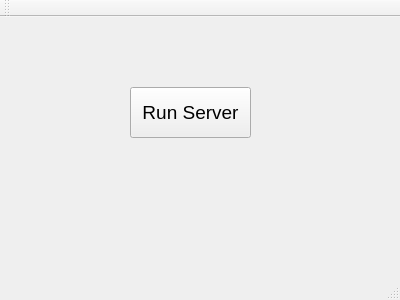
<?xml version="1.0" encoding="UTF-8"?>
<ui version="4.0">
 <class>MainWindow</class>
 <widget class="QMainWindow" name="MainWindow">
  <property name="geometry">
   <rect>
    <x>0</x>
    <y>0</y>
    <width>400</width>
    <height>300</height>
   </rect>
  </property>
  <property name="windowTitle">
   <string>MainWindow</string>
  </property>
  <widget class="QWidget" name="centralWidget">
   <widget class="QPushButton" name="pushButton_runserver">
    <property name="geometry">
     <rect>
      <x>130</x>
      <y>70</y>
      <width>121</width>
      <height>51</height>
     </rect>
    </property>
    <property name="font">
     <font>
      <pointsize>14</pointsize>
     </font>
    </property>
    <property name="text">
     <string>Run Server</string>
    </property>
   </widget>
   <widget class="QLabel" name="label_com">
    <property name="geometry">
     <rect>
      <x>10</x>
      <y>170</y>
      <width>391</width>
      <height>81</height>
     </rect>
    </property>
    <property name="font">
     <font>
      <pointsize>14</pointsize>
     </font>
    </property>
    <property name="text">
     <string/>
    </property>
   </widget>
  </widget>
  <widget class="QMenuBar" name="menuBar">
   <property name="geometry">
    <rect>
     <x>0</x>
     <y>0</y>
     <width>400</width>
     <height>20</height>
    </rect>
   </property>
  </widget>
  <widget class="QToolBar" name="mainToolBar">
   <attribute name="toolBarArea">
    <enum>TopToolBarArea</enum>
   </attribute>
   <attribute name="toolBarBreak">
    <bool>false</bool>
   </attribute>
  </widget>
  <widget class="QStatusBar" name="statusBar"/>
 </widget>
 <layoutdefault spacing="6" margin="11"/>
 <resources/>
 <connections/>
</ui>
